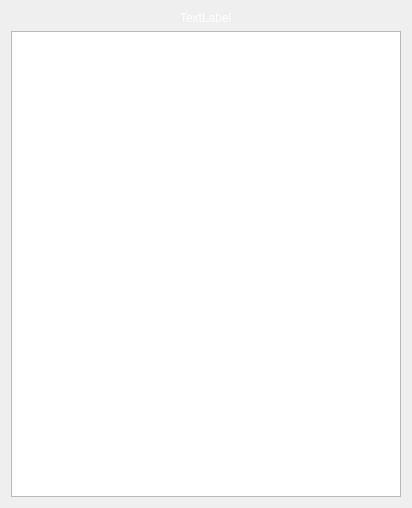
<?xml version="1.0" encoding="UTF-8"?>
<ui version="4.0">
 <class>Maintain</class>
 <widget class="QWidget" name="Maintain">
  <property name="geometry">
   <rect>
    <x>0</x>
    <y>0</y>
    <width>412</width>
    <height>508</height>
   </rect>
  </property>
  <property name="windowTitle">
   <string>Form</string>
  </property>
  <layout class="QGridLayout" name="gridLayout">
   <item row="0" column="0">
    <layout class="QVBoxLayout" name="verticalLayout">
     <item alignment="Qt::AlignmentFlag::AlignHCenter">
      <widget class="QLabel" name="label">
       <property name="styleSheet">
        <string notr="true">font: 700 11pt &quot;Times New Roman&quot;;
color:rgb(255, 255, 255);</string>
       </property>
       <property name="text">
        <string>TextLabel</string>
       </property>
      </widget>
     </item>
     <item>
      <widget class="QTreeView" name="treeView">
       <property name="mouseTracking">
        <bool>true</bool>
       </property>
       <property name="tabletTracking">
        <bool>true</bool>
       </property>
       <property name="styleSheet">
        <string notr="true">QTreeView::item {
	font: 700 11pt &quot;Times New Roman&quot;;     
	color:rgb(255, 255, 255);
     width: 20px;
 }
QHeaderView::section {
	font: 700 11pt &quot;Times New Roman&quot;;     
	background-color:rgb(46, 47, 48);
	color:rgb(255, 255, 255);
     width: 20px;
 }</string>
       </property>
       <property name="verticalScrollBarPolicy">
        <enum>Qt::ScrollBarPolicy::ScrollBarAlwaysOff</enum>
       </property>
       <property name="horizontalScrollBarPolicy">
        <enum>Qt::ScrollBarPolicy::ScrollBarAlwaysOff</enum>
       </property>
       <property name="editTriggers">
        <set>QAbstractItemView::EditTrigger::NoEditTriggers</set>
       </property>
       <property name="selectionMode">
        <enum>QAbstractItemView::SelectionMode::NoSelection</enum>
       </property>
       <property name="selectionBehavior">
        <enum>QAbstractItemView::SelectionBehavior::SelectRows</enum>
       </property>
       <property name="verticalScrollMode">
        <enum>QAbstractItemView::ScrollMode::ScrollPerPixel</enum>
       </property>
       <attribute name="headerVisible">
        <bool>true</bool>
       </attribute>
      </widget>
     </item>
    </layout>
   </item>
  </layout>
 </widget>
 <resources/>
 <connections/>
</ui>
